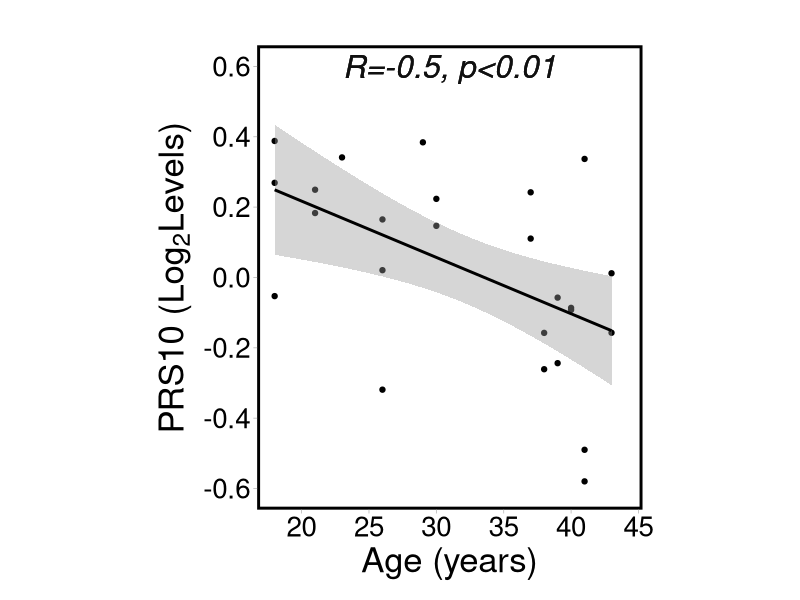

R code for this plot:

#Adjust names of files/ lab titles/x & y limits/ geom text for each subunit



library(ggplot2)
library(ggpubr)
data=read.csv('PRS10.csv')


p<-ggplot(data, aes(x=Age, y=PRS10)) +
  geom_point()+
  geom_smooth(method=lm,se=TRUE,colour= 'black')+
   scale_x_continuous(limits = c(18,44),n.breaks =8 )+
  scale_y_continuous(limits = c(-0.6,0.6),n.breaks=9)+
  theme_light()+
  theme(plot.title = element_text(hjust = 0.5), 
        legend.position="right", 
        legend.title = element_blank(),
        legend.text = element_text(), axis.text.x = element_text(size = 10)) +
  labs(x="Age (years)",
        y = expression("PRS10 (Log"[2]*"Levels)"),
       title="")  +
  theme(panel.grid = element_blank(),
        panel.border = element_rect(linewidth = 2,color = "black"),
       axis.title.x = element_text(size = 25,color = "black"), 
       axis.text.x = element_text(size=20, color = 'black'),
       axis.title.y = element_text(size = 25,color = "black"),
       axis.text.y = element_text(size=20,color = "black"),
       plot.margin = margin(0.5, 4, 0.5, 4, "cm"))+
  geom_text(label='R=-0.5, p<0.01',y = 0.6,x=31,size=8,colour='black',alpha = 0.1,fontface='italic')
  

p



